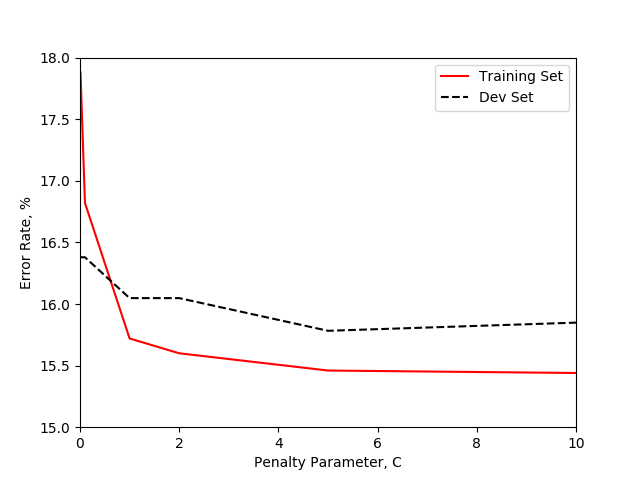

Write Python code to recreate this figure.
import numpy as np
import matplotlib.pyplot as plt
from sklearn import svm
import DataProcessor
import SVMTraining

train_file, dev_file = "income-data/income.train.txt.5k", "income-data/income.dev.txt"

feature2index = DataProcessor.create_feature_map(train_file)
train_data, train_target = DataProcessor.map_data(train_file, feature2index)
dev_data, dev_target = DataProcessor.map_data(dev_file, feature2index)

cParam = [0.01, 0.1, 1, 2, 5, 10]
train_error = []
dev_error = []

for i in range(len(cParam)):
    clf, _ = SVMTraining.SVM_fit(train_data, train_target, cParam[i])
    train_predict = clf.score(train_data, train_target)
    dev_predict = clf.score(dev_data, dev_target)
    trainError = 100 * (1 - train_predict)
    devError = 100 * (1 - dev_predict)

    train_error.append(trainError)
    dev_error.append(devError)
    print("End of run with C = {:.2f}".format(cParam[i]))

plt.plot(cParam, train_error, 'r-', cParam, dev_error, 'k--')
plt.legend(('Training Set', 'Dev Set'))
plt.axis([0, 10, 15, 18])
plt.xlabel('Penalty Parameter, C')
plt.ylabel('Error Rate, %')
plt.show()
